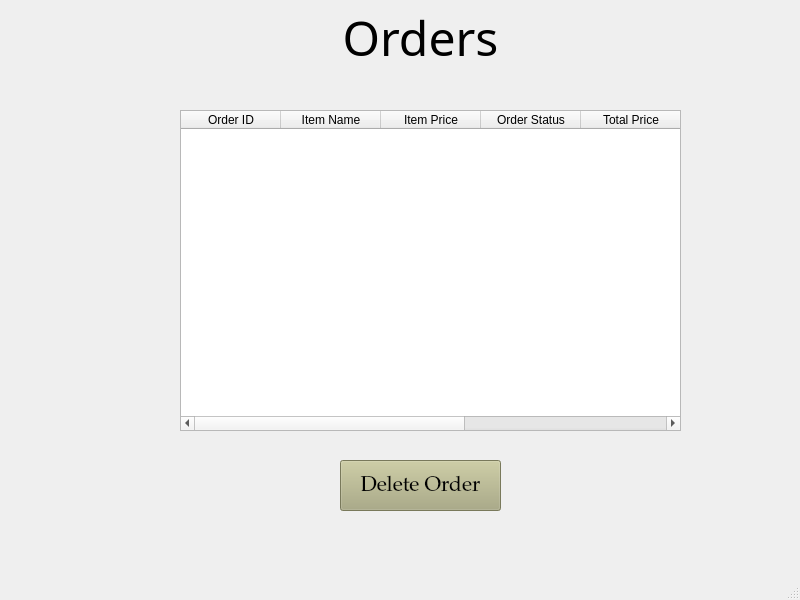
<?xml version="1.0" encoding="UTF-8"?>
<ui version="4.0">
 <class>OrdersWindow</class>
 <widget class="QMainWindow" name="OrdersWindow">
  <property name="geometry">
   <rect>
    <x>0</x>
    <y>0</y>
    <width>800</width>
    <height>600</height>
   </rect>
  </property>
  <property name="windowTitle">
   <string>MainWindow</string>
  </property>
  <widget class="QWidget" name="centralwidget">
   <widget class="QTableWidget" name="OrderTable">
    <property name="geometry">
     <rect>
      <x>180</x>
      <y>110</y>
      <width>501</width>
      <height>321</height>
     </rect>
    </property>
    <column>
     <property name="text">
      <string>Order ID</string>
     </property>
    </column>
    <column>
     <property name="text">
      <string>Item Name</string>
     </property>
    </column>
    <column>
     <property name="text">
      <string>Item Price</string>
     </property>
    </column>
    <column>
     <property name="text">
      <string>Order Status</string>
     </property>
    </column>
    <column>
     <property name="text">
      <string>Total Price</string>
     </property>
    </column>
    <column>
     <property name="text">
      <string/>
     </property>
    </column>
    <column>
     <property name="text">
      <string/>
     </property>
    </column>
   </widget>
   <widget class="QLabel" name="label_7">
    <property name="geometry">
     <rect>
      <x>200</x>
      <y>10</y>
      <width>441</width>
      <height>61</height>
     </rect>
    </property>
    <property name="font">
     <font>
      <family>PMingLiU-ExtB</family>
      <pointsize>36</pointsize>
     </font>
    </property>
    <property name="text">
     <string>Orders</string>
    </property>
    <property name="alignment">
     <set>Qt::AlignBottom|Qt::AlignHCenter</set>
    </property>
   </widget>
   <widget class="QPushButton" name="DeleteOrderButton">
    <property name="geometry">
     <rect>
      <x>340</x>
      <y>460</y>
      <width>161</width>
      <height>51</height>
     </rect>
    </property>
    <property name="font">
     <font>
      <family>Palatino Linotype</family>
      <pointsize>16</pointsize>
     </font>
    </property>
    <property name="cursor">
     <cursorShape>PointingHandCursor</cursorShape>
    </property>
    <property name="styleSheet">
     <string notr="true">background-color: rgb(170, 170, 127)</string>
    </property>
    <property name="text">
     <string>Delete Order</string>
    </property>
   </widget>
  </widget>
  <widget class="QMenuBar" name="menubar">
   <property name="geometry">
    <rect>
     <x>0</x>
     <y>0</y>
     <width>800</width>
     <height>21</height>
    </rect>
   </property>
  </widget>
  <widget class="QStatusBar" name="statusbar"/>
 </widget>
 <resources/>
 <connections/>
</ui>
